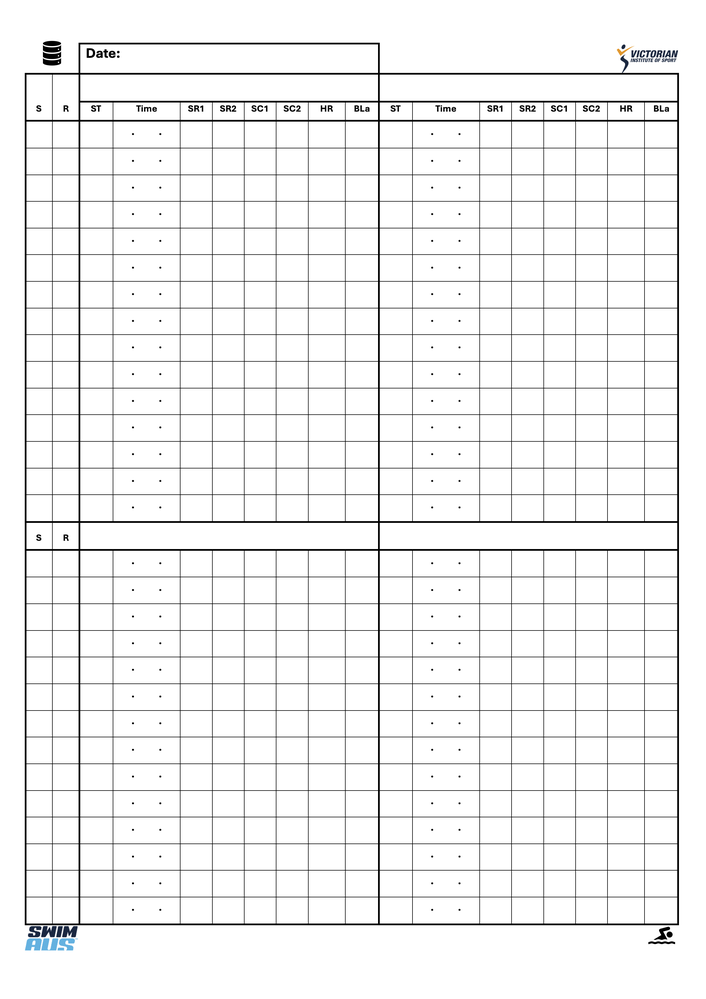
#> input picture templates/template_4aths_v1.png, 706 x 999 px, shrunk from 2480 x 3508 before the run
$ python template.py
#> lines starting #> are read from the running program, lines starting #| are printed output that depends on the picture; after the words box and inside, x2 and y2 are one past the last pixel; in counts of white or black regions, pixels touching at a corner belong together
import cv2
import json
import numpy as np

# UPLOAD TEMPLATE
template_path = "templates/template_4aths_v1.png"
output_json = "templates_jsons/template_boxes_4aths_v1.json"

img = cv2.imread(template_path)
#> img is the input picture: shape (999, 706, 3); mean B, G, R 242.5, 242.4, 242.3
img_copy = img.copy()

# Preprocess image
gray = cv2.cvtColor(img, cv2.COLOR_BGR2GRAY)
gray = cv2.bitwise_not(gray)  # invert for line detection
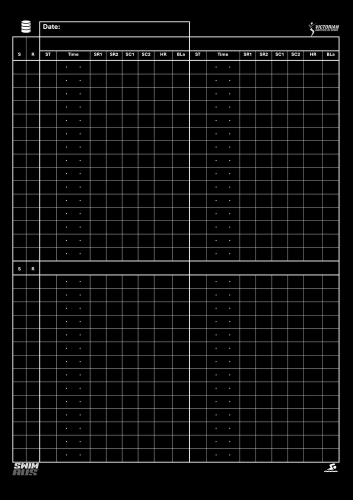
#> gray: shape (999, 706) (shown at 1/2 size); min 0, max 255, mean 12.6
thresh = cv2.adaptiveThreshold(gray, 255, cv2.ADAPTIVE_THRESH_MEAN_C,
                               cv2.THRESH_BINARY, 15, -2)
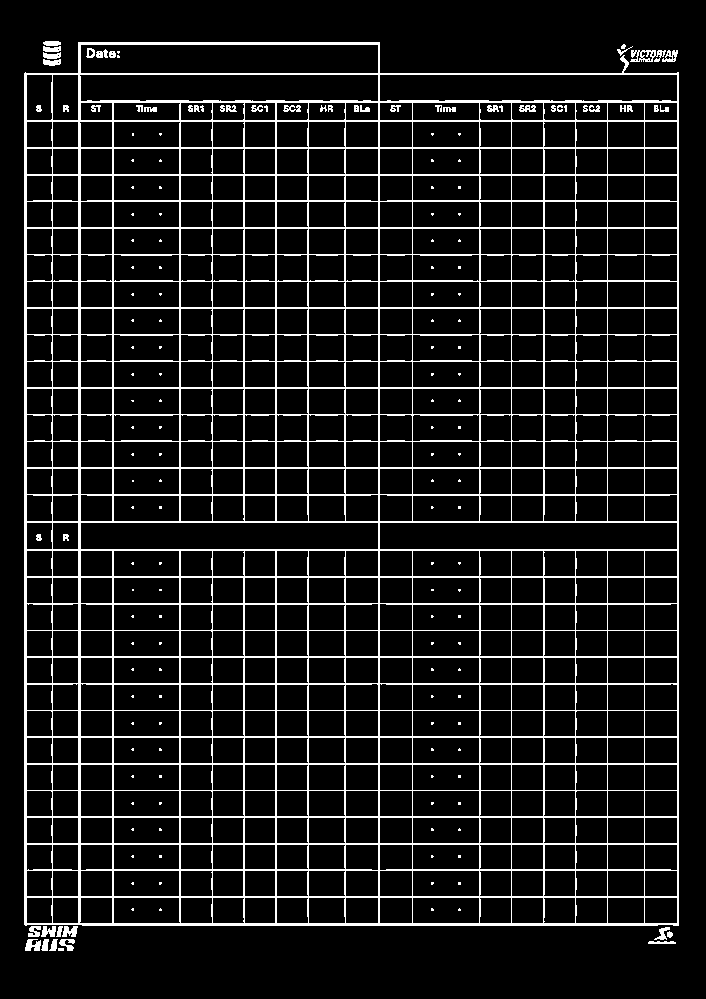
#> thresh: shape (999, 706); 10.1% white in thin lines or dots, all inside (x1, y1, x2, y2) = (24, 41, 679, 951)

### Detect horizontal and vertical lines
horizontal = thresh.copy()
vertical = thresh.copy()
scale = 20

# Horizontal lines
h_size = int(horizontal.shape[1] / scale)
h_structure = cv2.getStructuringElement(cv2.MORPH_RECT, (h_size, 1))
horizontal = cv2.erode(horizontal, h_structure)
#> horizontal: shape (999, 706); 5.2% white in thin lines or dots, all inside (x1, y1, x2, y2) = (41, 42, 662, 926)
horizontal = cv2.dilate(horizontal, h_structure)
#> horizontal: shape (999, 706); 5.6% white in thin lines or dots, all inside (x1, y1, x2, y2) = (24, 42, 679, 926)

# Vertical lines
v_size = int(vertical.shape[0] / scale)
v_structure = cv2.getStructuringElement(cv2.MORPH_RECT, (1, v_size))
vertical = cv2.erode(vertical, v_structure)
#> vertical: shape (999, 706); 3% white in thin lines or dots, all inside (x1, y1, x2, y2) = (24, 66, 679, 902)
vertical = cv2.dilate(vertical, v_structure)
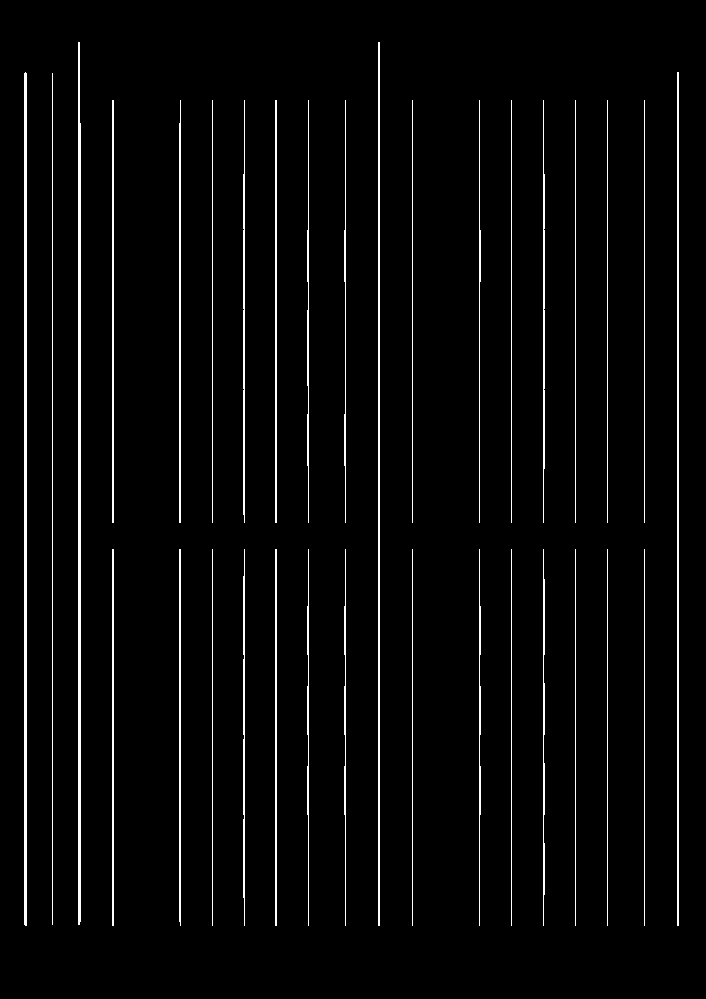
#> vertical: shape (999, 706); 3.5% white in thin lines or dots, all inside (x1, y1, x2, y2) = (24, 42, 679, 926)

# Combine lines
mask = cv2.add(horizontal, vertical)
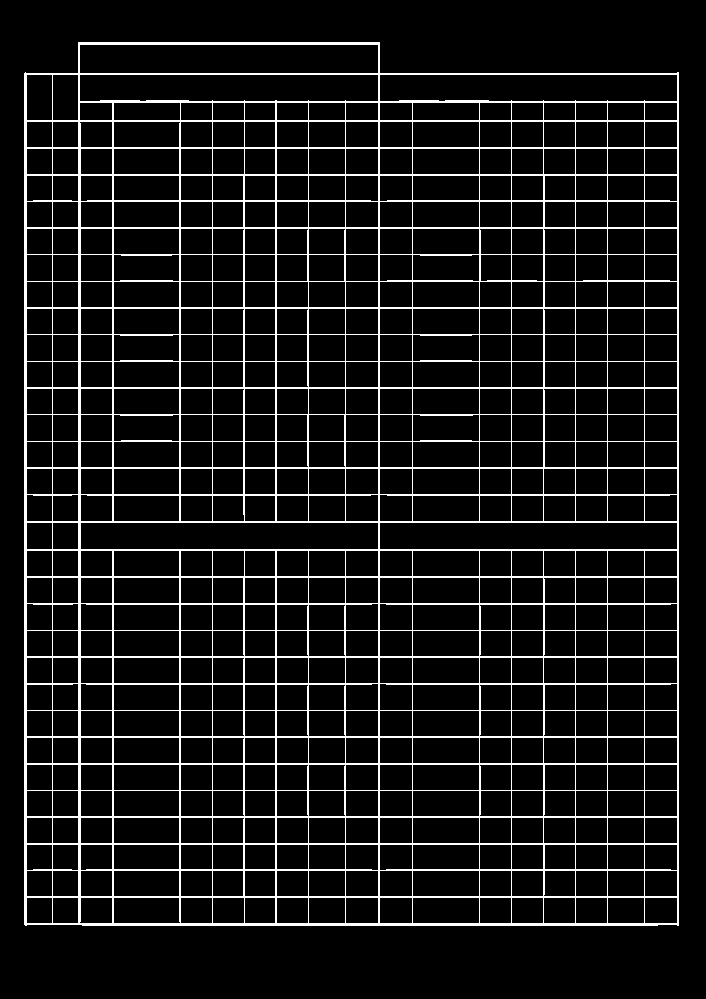
#> mask: shape (999, 706); 8.9% white in thin lines or dots, all inside (x1, y1, x2, y2) = (24, 42, 679, 926)

# Find contours of each cell
contours, _ = cv2.findContours(mask, cv2.RETR_TREE, cv2.CHAIN_APPROX_SIMPLE)
#> contours = 548 contours; largest, box (x1, y1, x2, y2) and area: (24, 42, 679, 926) 566468, (79, 44, 379, 74) 8669, (379, 522, 678, 550) 8044, (80, 522, 379, 550) 8044, (79, 74, 379, 102) 7982

boxes = {}
box_id = 1

for cnt in contours:
    x, y, w, h = cv2.boundingRect(cnt)
    if w > 10 and h > 10:  # filter tiny boxes / noise
        label = f"cell_{box_id}"
        boxes[label] = [int(x), int(y), int(x + w), int(y + h)]
        cv2.rectangle(img_copy, (x, y), (x + w, y + h), (0, 255, 0), 1)
        box_id += 1
#> this loop made 548 passes
#> (x, y, w, h, label) on passes 1 to 8: (24, 42, 655, 884, 'cell_1'), (644, 897, 34, 27, 'cell_2'), (607, 897, 38, 27, 'cell_3'), (575, 897, 33, 27, 'cell_4'), (543, 897, 33, 27, 'cell_5'), (511, 897, 33, 27, 'cell_6'), (479, 897, 33, 27, 'cell_7'), (412, 897, 68, 27, 'cell_8')
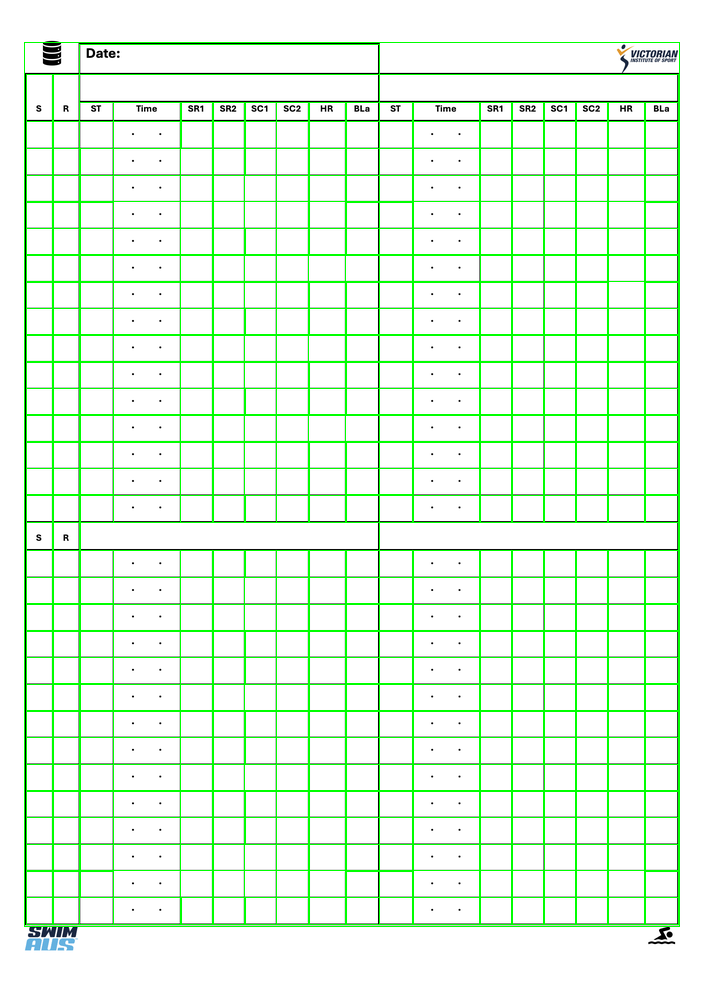
#> img_copy: shape (999, 706, 3); 7.84% of pixels changed, all inside (x1, y1, x2, y2) = (24, 42, 680, 927)
#> after the loop, box_id = 549; boxes = 548 items

# sort by top-left position
boxes = dict(sorted(boxes.items(), key=lambda b: (b[1][1], b[1][0])))

# Display detected cells for inspection
cv2.imshow("Detected Cells", img_copy)
print(f"Detected {len(boxes)} cells. Press any key to close the preview")
#| Detected 548 cells. Press any key to close the preview
cv2.waitKey(0)
cv2.destroyAllWindows()

# Save json
with open(output_json, "w") as f:
    json.dump(boxes, f, indent=2)

print(f"\nSaved {len(boxes)} cells to {output_json}")
#| Saved 548 cells to templates_jsons/template_boxes_4aths_v1.json

$ run again, with templates/template_3aths_v1.png copied over templates/template_4aths_v1.png
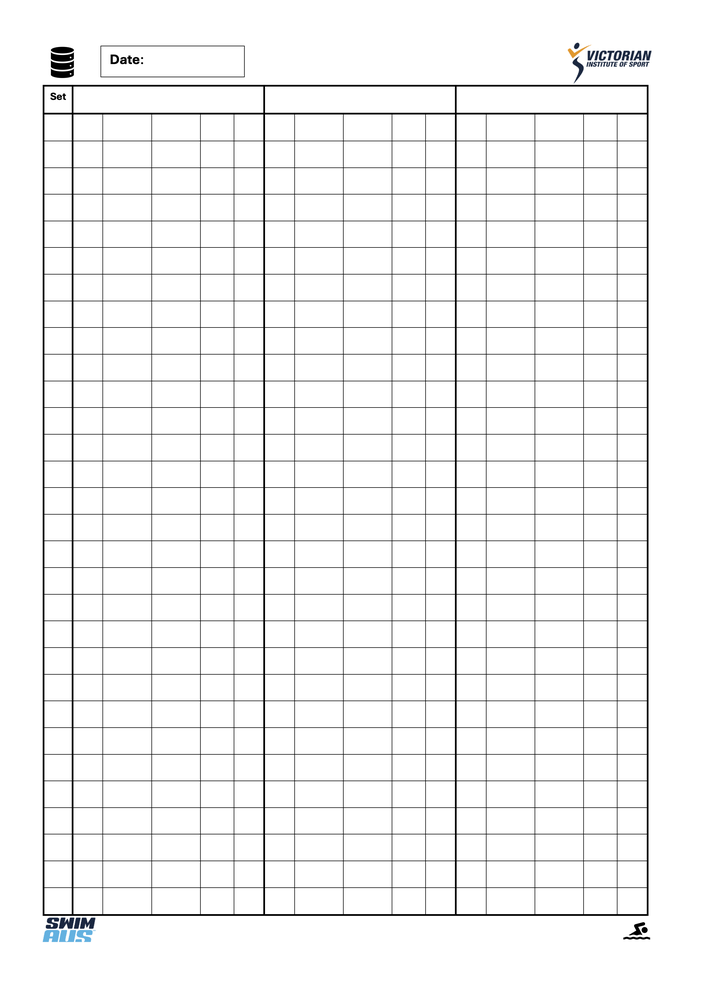
#> input picture templates/template_3aths_v1.png, 706 x 999 px, shrunk from 2480 x 3508 before the run
#> img is the input picture: shape (999, 706, 3); mean B, G, R 244.2, 244.1, 244.1
#> `thresh = cv2.adaptiveThreshold(gray, 255, cv2.ADAPTIVE_THRESH_MEAN_C, ..`:
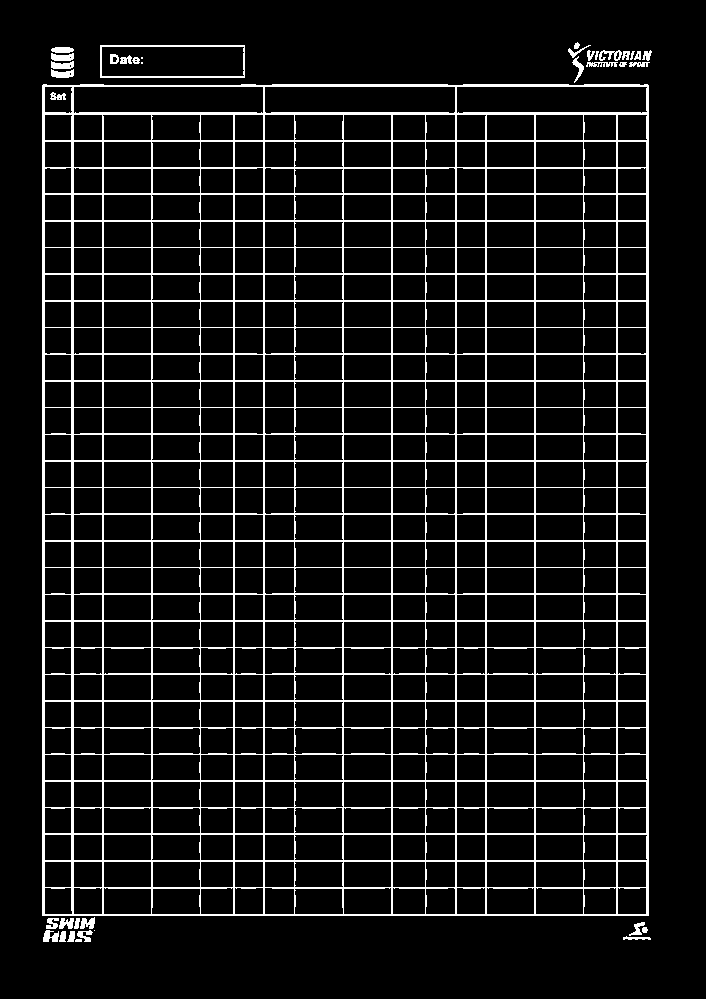
#> thresh: shape (999, 706); 9.2% white in thin lines or dots, all inside (x1, y1, x2, y2) = (42, 42, 652, 942)
#> mask: shape (999, 706); 8.3% white in thin lines or dots, all inside (x1, y1, x2, y2) = (42, 45, 649, 916)
#> contours = 487 contours; largest, box (x1, y1, x2, y2) and area: (42, 84, 649, 916) 503321, (456, 86, 648, 114) 4977, (264, 86, 456, 114) 4977, (73, 86, 264, 114) 4950, (294, 727, 344, 755) 1321
#> the loop `for cnt in contours:` made 487 passes
#> (x, y, w, h, label) on passes 1 to 8: (42, 84, 607, 832, 'cell_1'), (294, 888, 50, 27, 'cell_2'), (151, 888, 50, 27, 'cell_3'), (617, 887, 30, 28, 'cell_4'), (583, 887, 34, 28, 'cell_5'), (535, 887, 49, 28, 'cell_6'), (486, 887, 49, 28, 'cell_7'), (456, 887, 30, 28, 'cell_8')
#> after the loop `for cnt in contours:`:
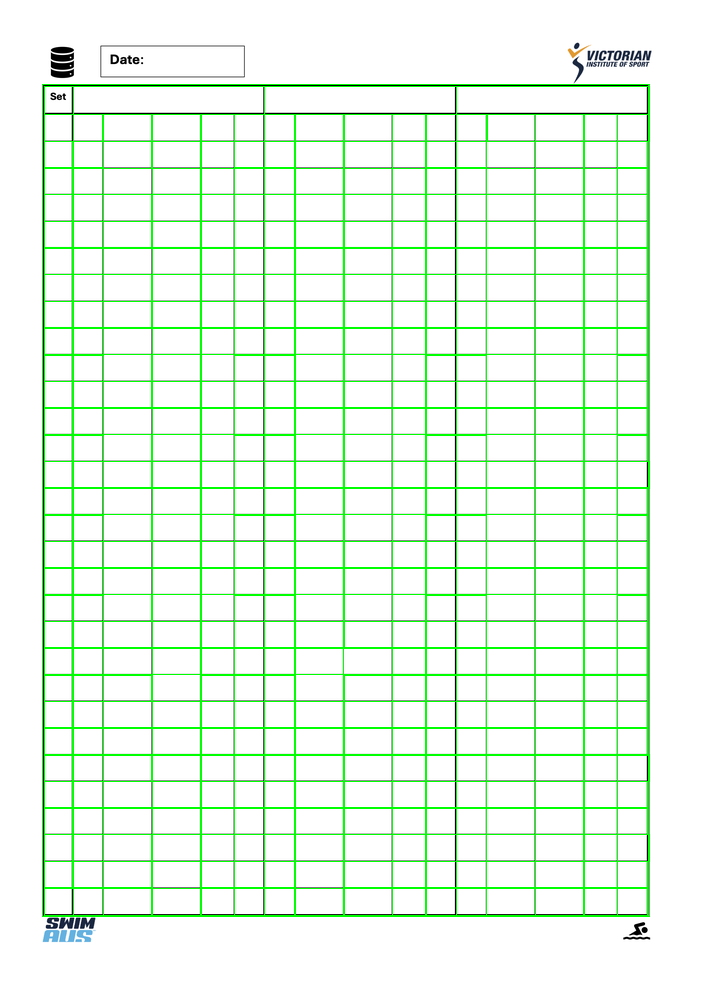
#> img_copy: shape (999, 706, 3); 6.76% of pixels changed, all inside (x1, y1, x2, y2) = (42, 84, 650, 917)
#> after the loop `for cnt in contours:`: box_id = 486; boxes = 485 items
#| Detected 485 cells. Press any key to close the preview
#| Saved 485 cells to templates_jsons/template_boxes_4aths_v1.json
